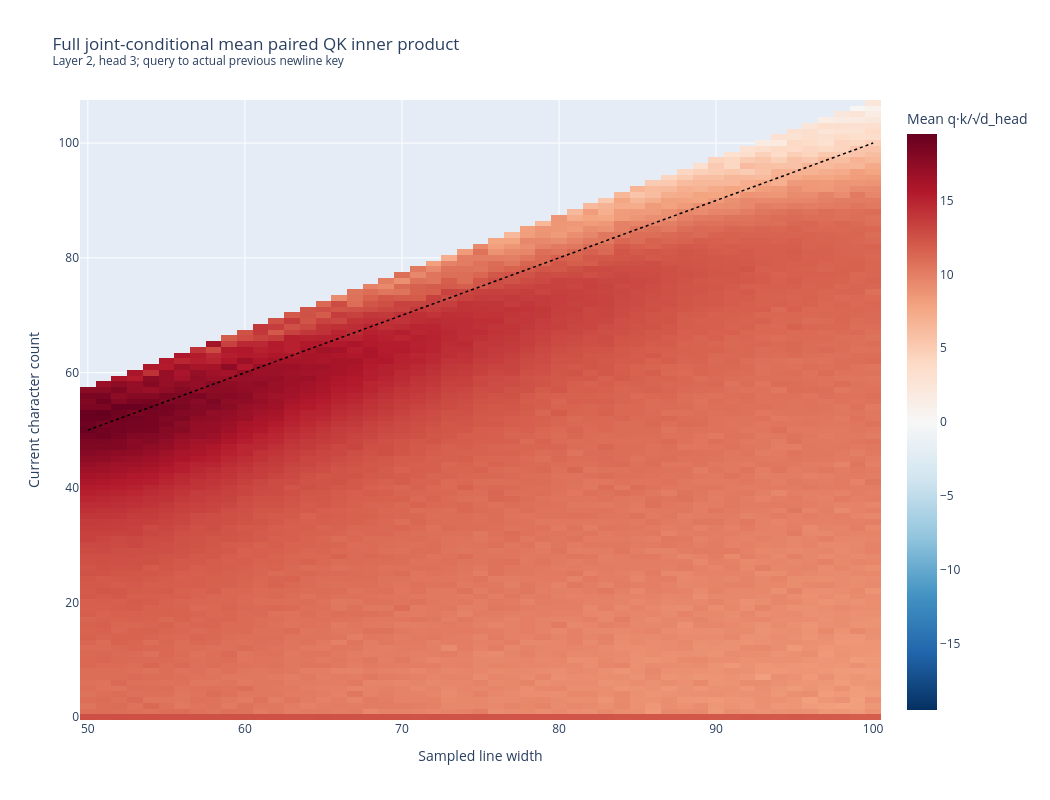

Source (notebook cell):
### Markdown cell above
## Joint character-count × line-width heatmaps

The dotted diagonal is `character count = line width`; cells above it have crossed the boundary. Gray cells were not observed.

### Code cell
def symmetric_norm(values: np.ndarray) -> TwoSlopeNorm:
    limit = max(float(np.nanmax(np.abs(values))), 1e-12)
    return TwoSlopeNorm(vmin=-limit, vcenter=0.0, vmax=limit)


score_masked = np.ma.masked_invalid(mean_newline_score)
margin_masked = np.ma.masked_invalid(mean_competitor_margin)
count_masked = np.ma.masked_where(
    examples_by_count_and_width == 0, examples_by_count_and_width
)
diverging_cmap = plt.get_cmap("coolwarm").copy()
diverging_cmap.set_bad("lightgray")
count_cmap = plt.get_cmap("viridis").copy()
count_cmap.set_bad("lightgray")
extent = (
    min_line_width - 0.5, max_line_width + 0.5,
    -0.5, max_character_count + 0.5,
)

fig, axes = plt.subplots(1, 3, figsize=(19, 7), constrained_layout=True)
panels = [
    (score_masked, symmetric_norm(mean_newline_score), diverging_cmap,
     "Mean previous-newline pre-softmax score", "Scaled QK score"),
    (margin_masked, symmetric_norm(mean_competitor_margin), diverging_cmap,
     "Mean competitor-relative newline margin", "Score − logsumexp(other keys)"),
    (count_masked, LogNorm(vmin=1, vmax=examples_by_count_and_width.max()), count_cmap,
     "Examples per joint bin", "Number of query/newline pairs"),
]
for ax, (values, norm, cmap, title, colorbar_label) in zip(axes, panels):
    image = ax.imshow(
        values, origin="lower", aspect="auto", interpolation="nearest",
        extent=extent, norm=norm, cmap=cmap,
    )
    ax.plot(
        [min_line_width, max_line_width],
        [min_line_width, max_line_width],
        color="black", linestyle=":", linewidth=1.5,
        label="count = width",
    )
    ax.set_xlabel("Sampled line width")
    ax.set_ylabel("Current character count")
    ax.set_title(title)
    ax.legend(loc="upper left")
    fig.colorbar(image, ax=ax, label=colorbar_label)

fig.suptitle(
    f"Actual previous-newline score and relative margin — layer {LAYER}, head {HEAD}",
    fontsize=15,
)
plt.show()

# Interactive version of the full joint grid: hover for exact means and sample sizes.
interactive_limit = max(float(np.nanmax(np.abs(mean_newline_score))), 1e-12)
interactive_fig = go.Figure(
    data=go.Heatmap(
        x=LINE_WIDTH_VALUES,
        y=CHARACTER_COUNT_VALUES,
        z=mean_newline_score,
        customdata=examples_by_count_and_width,
        zmin=-interactive_limit,
        zmid=0.0,
        zmax=interactive_limit,
        colorscale="RdBu_r",
        colorbar=dict(title="Mean q·k/√d_head"),
        hovertemplate=(
            "line width=%{x}<br>"
            "character count=%{y}<br>"
            "mean paired QK inner product=%{z:.6f}<br>"
            "examples=%{customdata:,}<extra></extra>"
        ),
    )
)
interactive_fig.add_trace(
    go.Scatter(
        x=LINE_WIDTH_VALUES,
        y=LINE_WIDTH_VALUES,
        mode="lines",
        line=dict(color="black", dash="dot", width=1.5),
        name="count = width",
        hoverinfo="skip",
    )
)
interactive_fig.update_layout(
    title=(
        "Full joint-conditional mean paired QK inner product<br>"
        f"<sup>Layer {LAYER}, head {HEAD}; query to actual previous newline key</sup>"
    ),
    xaxis_title="Sampled line width",
    yaxis_title="Current character count",
    width=1050,
    height=800,
)
interactive_fig.show()

### Figure 1 — Plotly figure (JSON) as saved in the notebook; plotly's stock layout.template omitted (floating-point values rounded to 4 significant figures; data arrays with more than 128 entries replaced by an {"elided": "..."} marker saying what was removed)
{"data": [{"colorbar": {"title": {"text": "Mean q·k/√d_head"}}, "colorscale": [[0.0, "rgb(5,48,97)"], [0.1, "rgb(33,102,172)"], [0.2, "rgb(67,147,195)"], [0.3, "rgb(146,197,222)"], [0.4, "rgb(209,229,240)"], [0.5, "rgb(247,247,247)"], [0.6, "rgb(253,219,199)"], [0.7, "rgb(244,165,130)"], [0.8, "rgb(214,96,77)"], [0.9, "rgb(178,24,43)"], [1.0, "rgb(103,0,31)"]], "customdata": {"elided": "108x51 int values"}, "hovertemplate": "line width=%{x}<br>character count=%{y}<br>mean paired QK inner product=%{z:.6f}<br>examples=%{customdata:,}<extra></extra>", "type": "heatmap", "x": [50, 51, 52, 53, 54, 55, 56, 57, 58, 59, 60, 61, 62, 63, 64, 65, 66, 67, 68, 69, 70, 71, 72, 73, 74, 75, 76, 77, 78, 79, 80, 81, 82, 83, 84, 85, 86, 87, 88, 89, 90, 91, 92, 93, 94, 95, 96, 97, 98, 99, 100], "y": [0, 1, 2, 3, 4, 5, 6, 7, 8, 9, 10, 11, 12, 13, 14, 15, 16, 17, 18, 19, 20, 21, 22, 23, 24, 25, 26, 27, 28, 29, 30, 31, 32, 33, 34, 35, 36, 37, 38, 39, 40, 41, 42, 43, 44, 45, 46, 47, 48, 49, 50, 51, 52, 53, 54, 55, 56, 57, 58, 59, 60, 61, 62, 63, 64, 65, 66, 67, 68, 69, 70, 71, 72, 73, 74, 75, 76, 77, 78, 79, 80, 81, 82, 83, 84, 85, 86, 87, 88, 89, 90, 91, 92, 93, 94, 95, 96, 97, 98, 99, 100, 101, 102, 103, 104, 105, 106, 107], "z": {"elided": "108x51 float values"}, "zmax": 19.52, "zmid": 0.0, "zmin": -19.52}, {"hoverinfo": "skip", "line": {"color": "black", "dash": "dot", "width": 1.5}, "mode": "lines", "name": "count = width", "type": "scatter", "x": [50, 51, 52, 53, 54, 55, 56, 57, 58, 59, 60, 61, 62, 63, 64, 65, 66, 67, 68, 69, 70, 71, 72, 73, 74, 75, 76, 77, 78, 79, 80, 81, 82, 83, 84, 85, 86, 87, 88, 89, 90, 91, 92, 93, 94, 95, 96, 97, 98, 99, 100], "y": [50, 51, 52, 53, 54, 55, 56, 57, 58, 59, 60, 61, 62, 63, 64, 65, 66, 67, 68, 69, 70, 71, 72, 73, 74, 75, 76, 77, 78, 79, 80, 81, 82, 83, 84, 85, 86, 87, 88, 89, 90, 91, 92, 93, 94, 95, 96, 97, 98, 99, 100]}], "layout": {"height": 800, "title": {"text": "Full joint-conditional mean paired QK inner product<br><sup>Layer 2, head 3; query to actual previous newline key</sup>"}, "width": 1050, "xaxis": {"title": {"text": "Sampled line width"}}, "yaxis": {"title": {"text": "Current character count"}}}}
